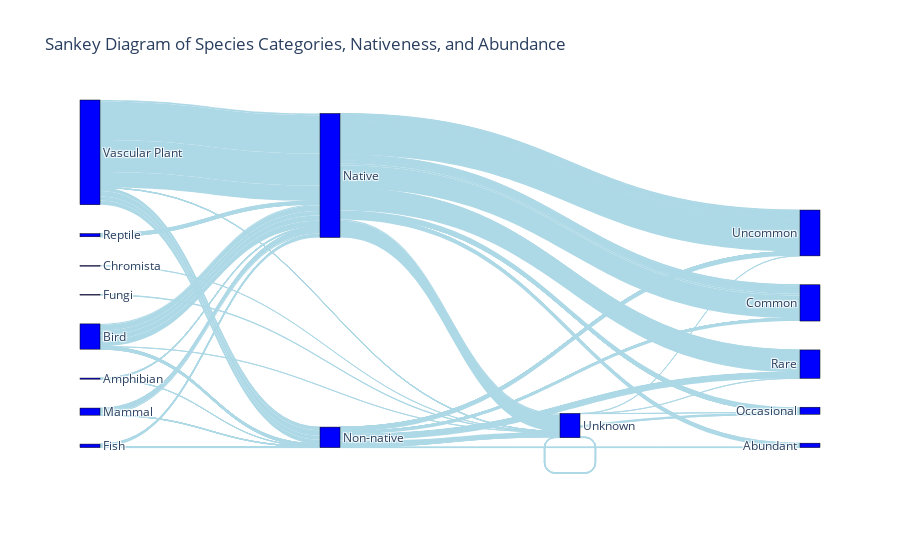

Notebook code for this chart:
### Code cell
# Prepare the data by grouping by 'Category', 'Abundance', and 'Nativeness', counting occurrences
sankey_data = df_combined.groupby(['Category', 'Abundance', 'Nativeness']).size().reset_index(name='Count')

# Create lists of unique 'Category', 'Abundance', and 'Nativeness' values for Sankey nodes
categories = sankey_data['Category'].unique().tolist()
abundances = sankey_data['Abundance'].unique().tolist()
nativeness = sankey_data['Nativeness'].unique().tolist()

# Combine all nodes into one list of nodes
# Nativeness nodes will be inserted in between categories and abundances
all_nodes = categories + nativeness + abundances

# Create a dictionary for node labels to numeric indices
node_indices = {node: i for i, node in enumerate(all_nodes)}

# Initialize source and target lists
sources = []
targets = []
values = []

# Map the sources and targets for the first link (Category to Nativeness)
for _, row in sankey_data.iterrows():
    category_index = node_indices[row['Category']]
    nativeness_index = node_indices[row['Nativeness']]
    abundance_index = node_indices[row['Abundance']]
    
    # Add the flow from Category to Nativeness
    sources.append(category_index)
    targets.append(nativeness_index)
    values.append(row['Count'])
    
    # Add the flow from Nativeness to Abundance
    sources.append(nativeness_index)
    targets.append(abundance_index)
    values.append(row['Count'])

# Step 2: Create the Sankey Diagram
fig = go.Figure(go.Sankey(
    node=dict(
        pad=15,            # Padding between nodes
        thickness=20,      # Thickness of nodes
        line=dict(color="black", width=0.5),
        label=all_nodes,   # The labels for the nodes
        color="blue"       # Color for nodes
    ),
    link=dict(
        source=sources,    # Indices of source nodes
        target=targets,    # Indices of target nodes
        value=values,      # The values (flows) between nodes
        color="lightblue"  # Color for the links
    )
))

# Add a title and show the figure
fig.update_layout(title_text="Sankey Diagram of Species Categories, Nativeness, and Abundance", font_size=12)
fig.show()

### Figure 1 — Plotly figure (JSON) as saved in the notebook; plotly's stock layout.template omitted (floating-point values rounded to 4 significant figures)
{"data": [{"link": {"color": "lightblue", "source": [0, 8, 0, 8, 0, 9, 0, 8, 0, 8, 0, 9, 1, 8, 1, 9, 1, 8, 1, 9, 1, 8, 1, 9, 1, 16, 1, 8, 1, 9, 1, 8, 1, 9, 2, 16, 3, 8, 3, 8, 3, 9, 3, 8, 3, 9, 3, 8, 3, 9, 3, 8, 3, 9, 4, 16, 5, 8, 5, 8, 5, 9, 5, 8, 5, 9, 5, 8, 5, 9, 5, 8, 5, 9, 5, 8, 5, 9, 6, 8, 6, 8, 6, 8, 6, 8, 6, 8, 6, 8, 7, 8, 7, 9, 7, 8, 7, 9, 7, 8, 7, 8, 7, 9, 7, 16, 7, 8, 7, 9, 7, 16, 7, 8, 7, 9, 7, 16], "target": [8, 11, 8, 12, 9, 12, 8, 13, 8, 14, 9, 14, 8, 11, 9, 11, 8, 12, 9, 12, 8, 15, 9, 15, 16, 15, 8, 13, 9, 13, 8, 14, 9, 14, 16, 16, 8, 11, 8, 12, 9, 12, 8, 13, 9, 13, 8, 14, 9, 14, 8, 16, 9, 16, 16, 16, 8, 11, 8, 12, 9, 12, 8, 15, 9, 15, 8, 13, 9, 13, 8, 14, 9, 14, 8, 16, 9, 16, 8, 11, 8, 12, 8, 15, 8, 13, 8, 14, 8, 16, 8, 11, 9, 11, 8, 12, 9, 12, 8, 15, 8, 13, 9, 13, 16, 13, 8, 14, 9, 14, 16, 14, 8, 16, 9, 16, 16, 16], "value": [5, 5, 11, 11, 1, 1, 2, 2, 13, 13, 1, 1, 34, 34, 2, 2, 167, 167, 1, 1, 131, 131, 55, 55, 1, 1, 160, 160, 13, 13, 177, 177, 4, 4, 1, 1, 7, 7, 26, 26, 3, 3, 6, 6, 4, 4, 6, 6, 1, 1, 37, 37, 14, 14, 12, 12, 11, 11, 60, 60, 1, 1, 16, 16, 1, 1, 16, 16, 3, 3, 62, 62, 2, 2, 34, 34, 4, 4, 8, 8, 55, 55, 3, 3, 9, 9, 15, 15, 3, 3, 52, 52, 12, 12, 666, 666, 78, 78, 1, 1, 463, 463, 160, 160, 1, 1, 944, 944, 123, 123, 3, 3, 454, 454, 122, 122, 8, 8]}, "node": {"color": "blue", "groups": [], "label": ["Amphibian", "Bird", "Chromista", "Fish", "Fungi", "Mammal", "Reptile", "Vascular Plant", "Native", "Non-native", "Unknown", "Abundant", "Common", "Rare", "Uncommon", "Occasional", "Unknown"], "line": {"color": "black", "width": 0.5}, "pad": 15, "thickness": 20, "x": [], "y": []}, "type": "sankey"}], "layout": {"autosize": true, "font": {"size": 12}, "title": {"text": "Sankey Diagram of Species Categories, Nativeness, and Abundance"}}}
